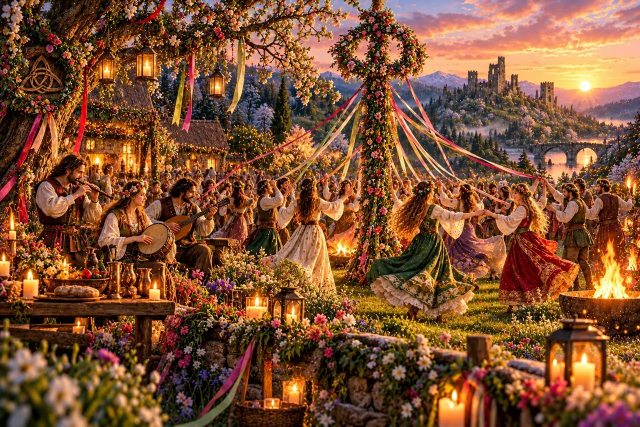
#> input picture assets/beltane.webp, 1280 x 853 px (shown at 1/2 size)
$ python -i build.py   (imports and definitions only)
#> lines starting #> are read from the running program, lines starting #| are printed output that depends on the picture
#!/usr/bin/env python3
"""Build a 104-second narrated MindEcliptic Wheel of the Year vertical video.
All nine moving scenes and Expressive Evan speech come from already-generated HeyGen assets.
Exactly ONE Celtic instrumental composition runs from first to last frame.
Does not change the live calendar or its HTML/CSS/JS source.
"""
from __future__ import annotations
import base64, json, os, subprocess, sys, urllib.request
from pathlib import Path
import cv2
import numpy as np
from PIL import Image, ImageDraw, ImageFont
from playwright.sync_api import sync_playwright

BASE=Path(__file__).resolve().parent
ROOT=BASE.parent
# [2 lines not run here, left out]
W,H,FPS=720,1280,24
URLS=json.loads(r'''{"intro":"https://resource2.heygen.ai/videos/caa62fc65518455089da3e5988c14526/caa62fc65518455089da3e5988c14526/01a170d4-3844-7c0b-ad20-23282348d8b1.mp4","yule":"https://resource2.heygen.ai/videos/caa62fc65518455089da3e5988c14526/caa62fc65518455089da3e5988c14526/01a170fb-fa38-7f06-a53a-7394db756822.mp4","imbolc":"https://resource2.heygen.ai/videos/caa62fc65518455089da3e5988c14526/caa62fc65518455089da3e5988c14526/01a170fc-021d-77ba-a908-d53ef5fa21e9.mp4","ostara":"https://resource2.heygen.ai/videos/caa62fc65518455089da3e5988c14526/caa62fc65518455089da3e5988c14526/01a170fc-09eb-7e33-80b8-717b43373ed3.mp4","beltane":"https://resource2.heygen.ai/videos/caa62fc65518455089da3e5988c14526/caa62fc65518455089da3e5988c14526/01a170f3-6df3-7c52-82b7-cdef3d9df332.mp4","litha":"https://resource2.heygen.ai/videos/caa62fc65518455089da3e5988c14526/caa62fc65518455089da3e5988c14526/01a170fc-4c6f-7537-b4d8-cb3bda7eb2d2.mp4","lammas":"https://resource2.heygen.ai/videos/caa62fc65518455089da3e5988c14526/caa62fc65518455089da3e5988c14526/01a170fc-581b-7498-9cfd-2adde7c0eee7.mp4","mabon":"https://resource2.heygen.ai/videos/caa62fc65518455089da3e5988c14526/caa62fc65518455089da3e5988c14526/01a170fc-608e-7e5b-9dc4-2297a1858b93.mp4","samhain":"https://resource2.heygen.ai/videos/caa62fc65518455089da3e5988c14526/caa62fc65518455089da3e5988c14526/01a170fc-c57d-71ab-8193-43d3e5030bcf.mp4","voice":"https://resource2.heygen.ai/text_to_speech/caa62fc65518455089da3e5988c14526/3c2a9d4239094aa2bbbdd02d843aa868/id=1efe7e00-c46f-4ce0-a2cf-f8d1921be38c.wav","music":"https://heygen-product.s3-accelerate.amazonaws.com/gen_os/music/8c734200fa8c437b89534e23b8e23306.mp3?X-Amz-Algorithm=AWS4-HMAC-SHA256&X-Amz-Credential=AKIA3FLD4S3AS7WYJKBK%2F20261025%2Fus-east-2%2Fs3%2Faws4_request&X-Amz-Date=20261025T030556Z&X-Amz-Expires=604800&X-Amz-SignedHeaders=host&X-Amz-Signature=4922db98b18869662b13d22a376e2655ed926b24372a5a910c6bb0126dfd8d2b"}''')

# [57 lines left out: functions download_all, record_site, not called in this run]

class Clip:
 # [25 lines left out: functions __init__, get, not called in this run]

def cta(frame):
 img=Image.fromarray(cv2.cvtColor(frame,cv2.COLOR_BGR2RGB)).convert("RGBA")
 shade=Image.new("RGBA",(W,H),(0,0,0,0));d=ImageDraw.Draw(shade)
 for y in range(720,H):
  alpha=int(210*(y-720)/(H-720))
  d.line([(0,y),(W,y)],fill=(3,7,15,alpha))
 img=Image.alpha_composite(img,shade);d=ImageDraw.Draw(img)
 fontpath="/usr/share/fonts/truetype/dejavu/DejaVuSerif.ttf"
 boldpath="/usr/share/fonts/truetype/dejavu/DejaVuSerif-Bold.ttf"
 # [5 lines left out: function centered, not called in this run]
 centered("MindEcliptic",935,63,True)
 centered("mindecliptic.com",1046,44)
 centered("Explore the Wheel of the Year",1144,30)
 return cv2.cvtColor(np.array(img.convert("RGB")),cv2.COLOR_RGB2BGR)

# [35 lines left out: function render, not called in this run]

# [5 lines not run here, left out]

>>> import cv2
>>> picture = cv2.imread('../assets/beltane.webp', cv2.IMREAD_GRAYSCALE)
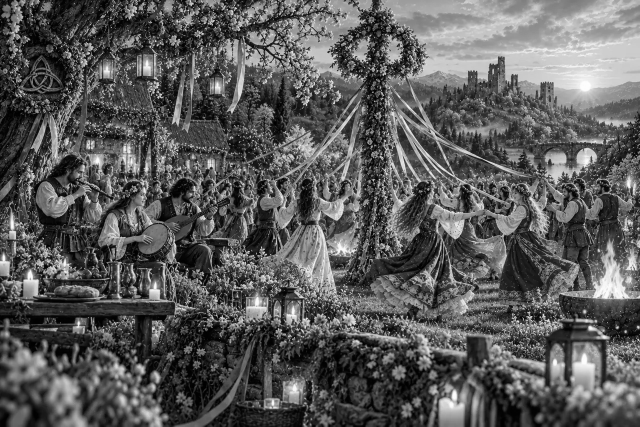
#> picture: shape (853, 1280) (shown at 1/2 size); min 0, max 255, mean 90.6
>>> result = cta(picture)
#> in cta, `shade = Image.new('RGBA', (W, H), (0, 0, 0, 0))`: shade: PIL image 720x1280 RGBA; every value is 0
#> (the run stopped early here; a loop or call above may not have finished)

$ run again, on assets/imbolc.webp
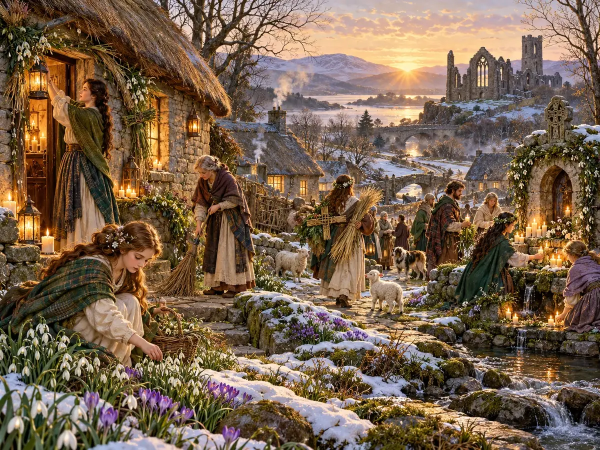
#> input picture assets/imbolc.webp, 1200 x 900 px (shown at 1/2 size)
#> `picture = cv2.imread('../assets/beltane.webp', cv2.IMREAD_GRAYSCALE)`:
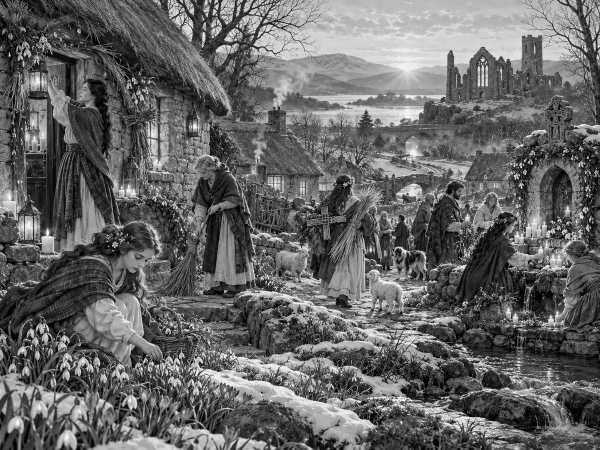
#> picture: shape (900, 1200) (shown at 1/2 size); min 0, max 255, mean 101.8
#> shade: PIL image 720x1280 RGBA; every value is 0

$ run again, on assets/lammas.webp
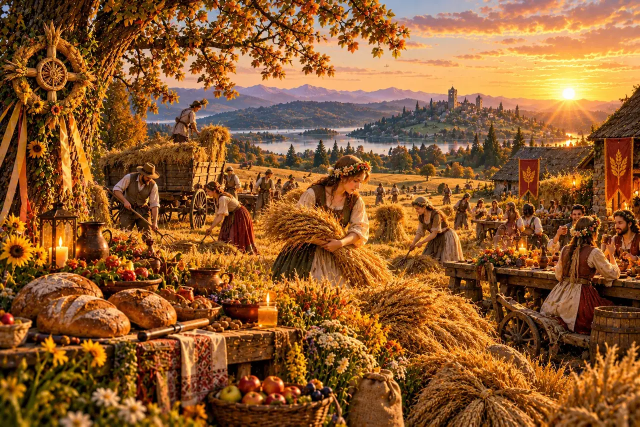
#> input picture assets/lammas.webp, 1280 x 853 px (shown at 1/2 size)
#> `picture = cv2.imread('../assets/beltane.webp', cv2.IMREAD_GRAYSCALE)`:
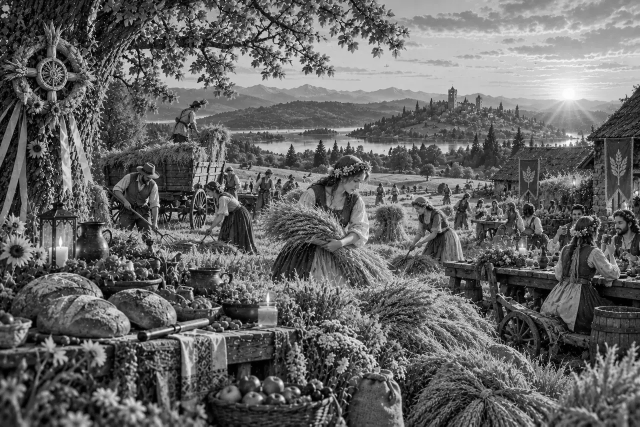
#> picture: shape (853, 1280) (shown at 1/2 size); min 0, max 254, mean 100.3
#> shade: PIL image 720x1280 RGBA; every value is 0

$ run again, on assets/litha.webp
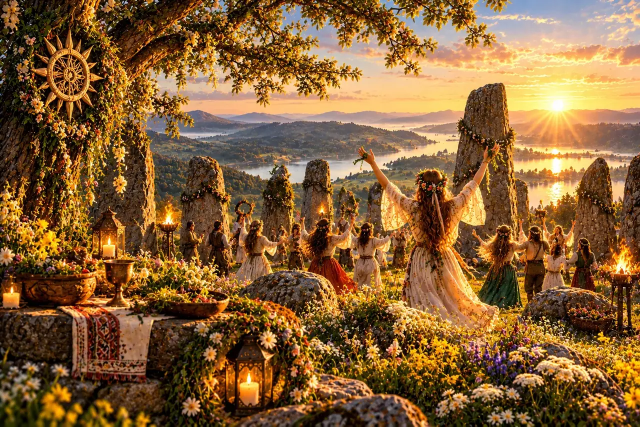
#> input picture assets/litha.webp, 1280 x 853 px (shown at 1/2 size)
#> `picture = cv2.imread('../assets/beltane.webp', cv2.IMREAD_GRAYSCALE)`:
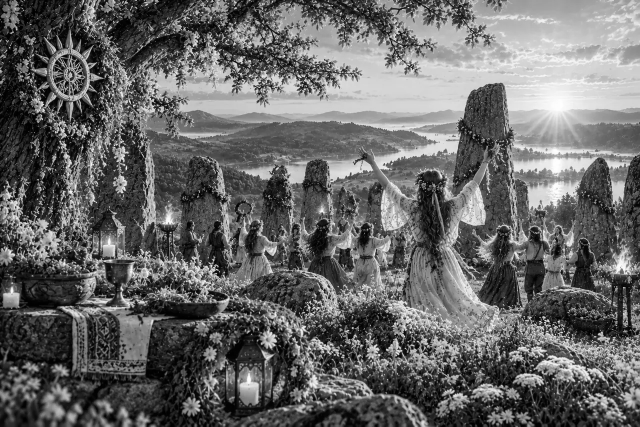
#> picture: shape (853, 1280) (shown at 1/2 size); min 0, max 254, mean 103.2
#> shade: PIL image 720x1280 RGBA; every value is 0
